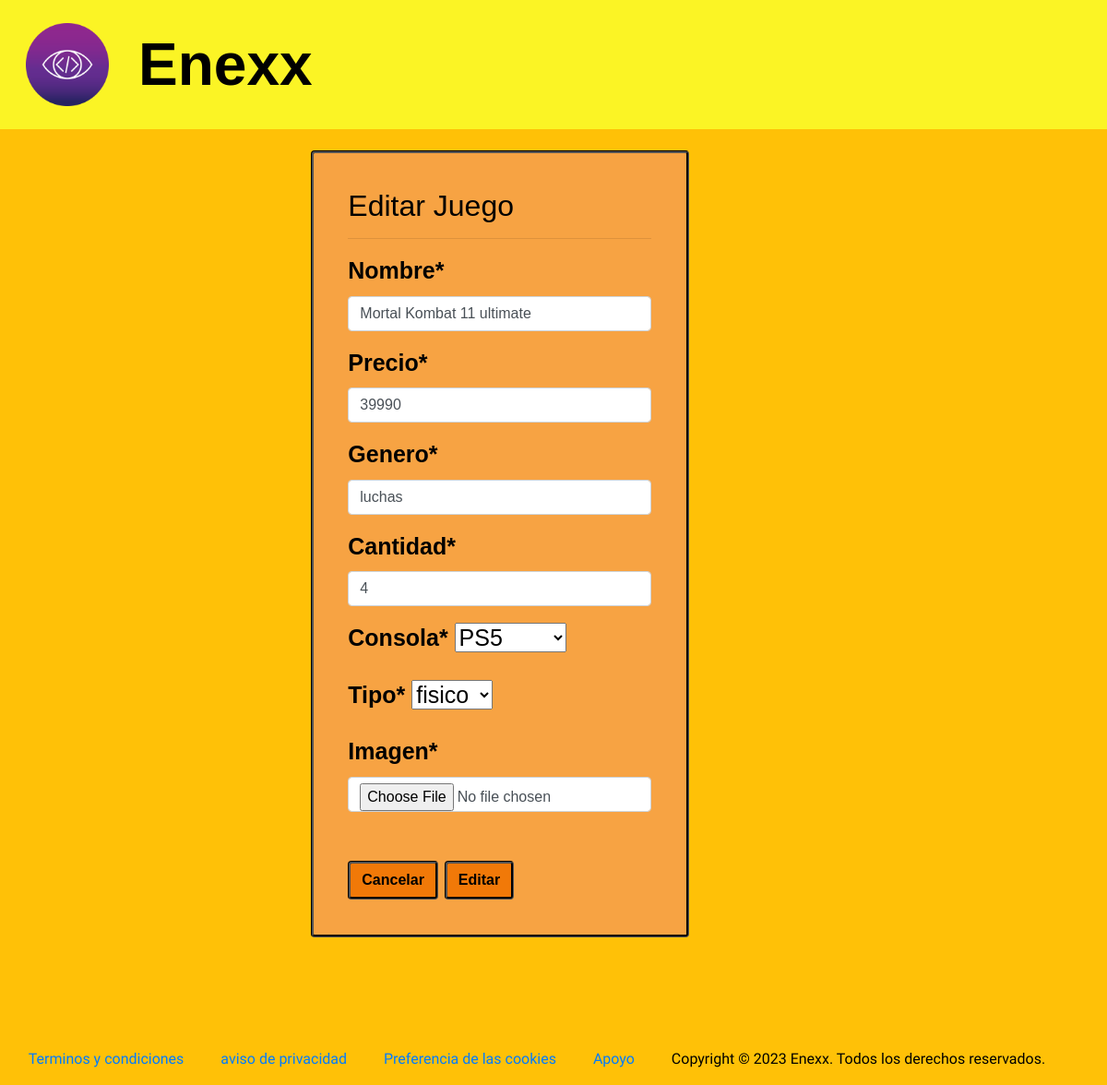
The app's page /modificarJuego/5 (signed in), older data.
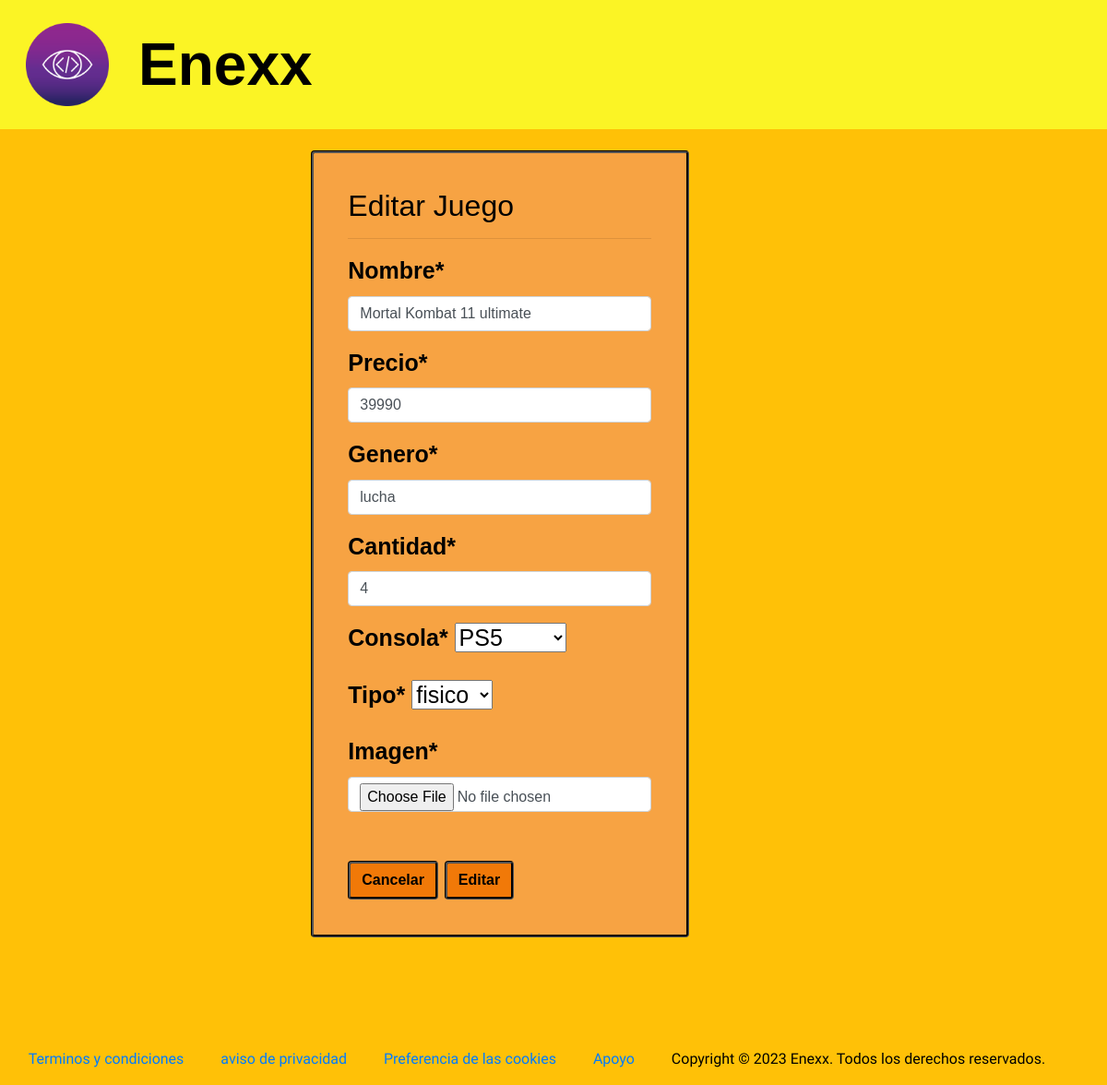
The same page, newer data.
### enexx/models.py (models this page shows, shortened)
class Juego(models.Model):
    nombre = models.CharField(max_length=50)
    precio = models.IntegerField()
    genero = models.TextField()
    cantidad = models.IntegerField()
    consola = models.ForeignKey(Consola, on_delete=models.PROTECT)
    tipo = models.ForeignKey(Tipo, on_delete=models.PROTECT, default=50)
    imagen = models.ImageField(upload_to="juegos", null=True)

class Consola(models.Model):
    nombre = models.CharField(max_length=50)
    def __str__(self) -> str:
        return self.nombre

class Tipo(models.Model):
    nombre = models.CharField(max_length=50)
    def __str__(self) -> str:
        return self.nombre

### administrador/views.py (the view, shortened to what this page needs)
# urls.py: path('modificarJuego/<id>', views.modificarJuego, name='modificarJuego'),
@permission_required('enexx.change_juego')
def modificarJuego(request, id):
    juego = get_object_or_404(Juego, id=id)
    data = {
        'form': JuegoForm(instance=juego) #instance es para que se muestren los datos en el formulario
    }
    return render(request, 'administrador/modificarJuego.html', data)

### enexx/forms.py
class JuegoForm(forms.ModelForm):
        nombre = forms.CharField(widget=forms.TextInput(attrs={'class':'form-control'}))
        precio = forms.IntegerField(widget=forms.NumberInput(attrs={'class':'form-control'}))
        genero = forms.CharField(widget=forms.TextInput(attrs={'class':'form-control'}))
        cantidad = forms.IntegerField(widget=forms.NumberInput(attrs={'class':'form-control'}))
        imagen = forms.ImageField(widget=forms.FileInput(attrs={'class':'form-control'}))
        class Meta:
            model = Juego
            fields = ['nombre', 'precio', 'genero', 'cantidad', 'consola', 'tipo', 'imagen']#esto es para que se muestren estos campos en el formulario

### administrador/templates/administrador/modificarJuego.html (shortened to what this page needs)
{% extends "enexx/base.html" %}
{% load crispy_forms_tags %}
{% block contenidoBase %}
<div class="row">
  <div class="col-12 col-md-6 offset-md-3">
    <div class="card contenedorRegistro">
      <div class="card-body">
        <h2>Editar Juego</h2>
        <hr>
        <form action="" method="post" enctype="multipart/form-data">
          {{ form | crispy }}
          <br>
          <input type="reset" value="Cancelar" class="btn boton-reg">
          <input type="submit" value="Editar" class="btn boton-reg">
      </form>
      </div>
    </div>
  </div>
</div>
{% endblock %}

Row changes from the older to the newer data that the page shows:
changed Juego "PS5": genero "luchas" → "lucha"
